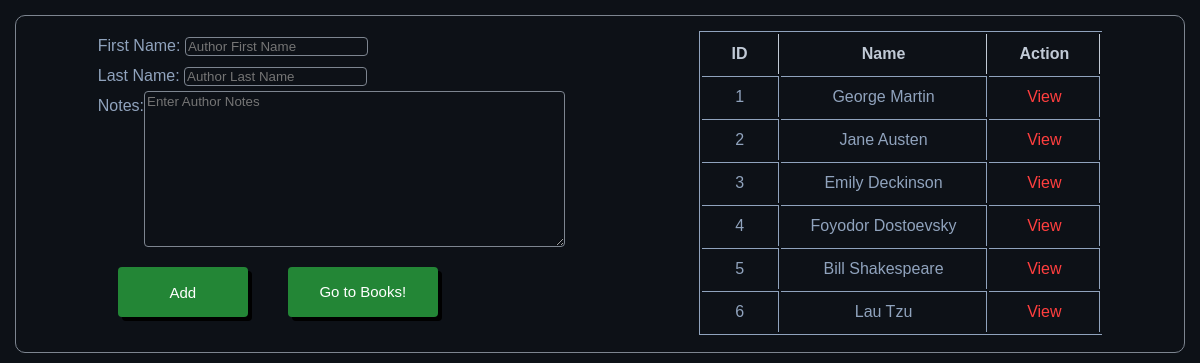
The app's page /authors with its own data.
### books_authors_app/models.py (models this page shows)
class Author(models.Model):
    first_name = models.CharField(max_length=255)
    last_name = models.CharField(max_length=255)
    note = models.TextField()
    created_at = models.DateTimeField(auto_now_add=True)
    updated_at = models.DateTimeField(auto_now=True)

### books_authors_app/views.py (the view)
# urls.py: path('authors', views.authors),
def authors(request):
    context = {
        "AUTHORS": models.getAuthor(request)
    }
    return render(request, 'authors.html', context)

### books_authors_app/models.py (called while the page is built)
def getAuthor(request):
    some_author = Author.objects.all()
    return some_author

### books_authors_app/templates/authors.html (shortened to what this page needs)
<!DOCTYPE html>
<html lang="en">
<head>
    {% load static %}
    <link rel="stylesheet" href="{% static 'style.css' %}">
</head>
<body>
    <div class="container">
        <div class="authorForm">
            <form action="/addAuthor" method="POST">
                <label>First Name: </label>
                <input type="text" name="authorFirstName" placeholder="Author First Name" class="textBoxes"><br>
                <label>Last Name: </label>
                <input type="text" name="authorLastName" placeholder="Author Last Name" class="textBoxes"><br>
                <div class="descriptionDiv">
                    <label>Notes: </label>
                    <textarea name="authorNote" cols="50" rows="10" placeholder="Enter Author Notes"
                        class="textBoxes"></textarea><br>
                </div>
                <div class="container">
                    <button type="submit" class="btn">Add</button>
                    <a href="/" class="btn">Go to Books!</a>
                </div>
            </form>
        </div>
        <div class="authorTable">
            <table>
                <tr>
                    <th>ID</th>
                    <th>Name</th>
                    <th>Action</th>
                </tr>
                {% for author in AUTHORS %}
                <tr>
                    <td>{{author.id}}</td>
                    <td>{{author.first_name}} {{author.last_name}}</td>
                    <td><a href="/authorDetails/{{author.id}}" class="anchor">View</a></td>
                </tr>
                {% endfor %}
            </table>
        </div>
    </div>
</body>
</html>

### books_authors_app/static/style.css (style rules this page uses)
* { margin: 0 auto; padding: 0 auto; font-family: sans-serif; }
body { background-color: #0d1117; color: #90a3bd; padding: 20px; border: 1px solid #7d8590; border-radius: 10px; padding: 15px; margin: 15px; }
.container { display: flex; vertical-align: middle; line-height: 30px; }
.descriptionDiv { display: flex; }
table { border-top: 1px solid; border-bottom: 1px solid; border-right: 0px; border-left: 1px solid; text-align: center; }
td { border-top: 1px solid; }
th, td { padding: 5px 30px; border-right: 1px solid; }
th { color: #c1cad6; }
.btn { padding: 10px; color: white; background-color: #238636; border: none; text-decoration: none; cursor: pointer; text-align: center; box-shadow: 4px 4px black; border-radius: 4px; margin: 20px; width: 130px; font-size: 15px; }
.textBoxes { border: 1px solid #7d8590; background-color: #0d1117; border-radius: 4px; color: #90a3bd; }
.anchor { text-decoration: none; color: rgb(255, 63, 63); text-decoration: none; }

### records on screen
Author: id "1", first_name "George", last_name "Martin"
Author: id "2", first_name "Jane", last_name "Austen"
Author: id "3", first_name "Emily", last_name "Deckinson"
Author: id "4", first_name "Foyodor", last_name "Dostoevsky"
Author: id "5", first_name "Bill", last_name "Shakespeare"
Author: id "6", first_name "Lau", last_name "Tzu"
